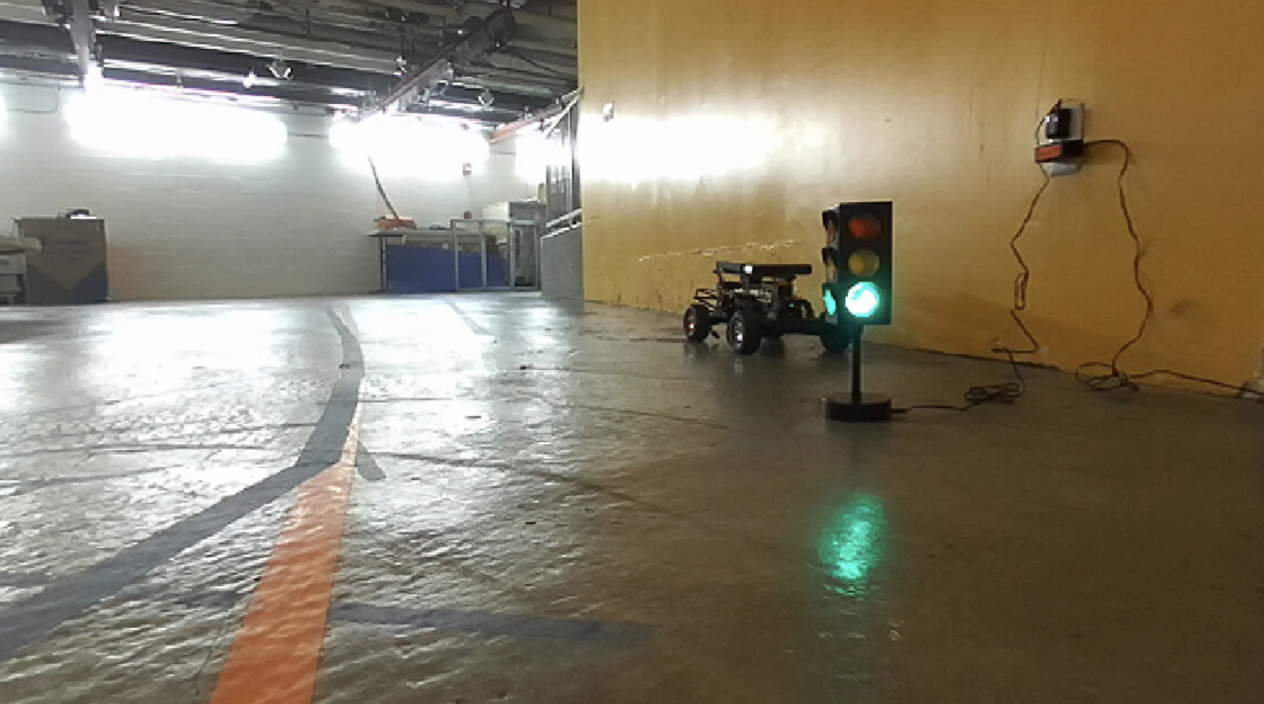
#> input picture datasets/traffic_lights/green_10.png, 2528 x 1408 px, given in place of output.mp4, which was not available (shown at 1/2 size)
$ python hough_transform_testing.py
#> lines starting #> are read from the running program, lines starting #| are printed output that depends on the picture; after the words box and inside, x2 and y2 are one past the last pixel; in counts of white or black regions, pixels touching at a corner belong together; long printed decimals are rounded; pictures that were not available may be replaced by others from this repository, and a replacement may not be noted
"""
@file hough_lines.py
@brief This program demonstrates line finding with the Hough transform
"""
import sys
import math
import cv2 as cv
import numpy as np

lookahead_dist = 2.0 # meters
lookahead_pt_history = np.tile([lookahead_dist, 0.0], (20, 1))

def compute_weighted_lookahead(lookahead_pt_history, new_lookahead_point):

    # TODO: if the most recently computed point is very far from the rest, don't use the raw calculation

    lookahead_pt_history = np.roll(lookahead_pt_history, 1, axis=0)
    lookahead_pt_history[0] = new_lookahead_point

    weights = np.ones(20) * (0.4 / 17)  # Remaining 17 entries share 0.4
    weights[0] = 0.3  # Newest
    weights[1] = 0.2  # 2nd newest
    weights[2] = 0.1  # 3rd newest

    weighted_point = np.sum(lookahead_pt_history * weights[:, np.newaxis], axis=0)
    return weighted_point


def skeletonize(image):
    # Ensure the image is grayscale
    if len(image.shape) == 3:
        image = cv.cvtColor(image, cv.COLOR_BGR2GRAY)

    # Ensure image is binary (black and white)
    _, binary = cv.threshold(image, 127, 255, cv.THRESH_BINARY)
    # Skeletonize using OpenCV's thinning function
    skeleton = np.zeros_like(binary)
    skeleton = cv.ximgproc.thinning(binary, skeleton, thinningType = cv.ximgproc.THINNING_GUOHALL)

    # # Display the skeletonized image
    # cv.imshow("skeletonized image", skeleton)
    # cv.waitKey(0)  # Wait indefinitely for a key press
    # cv.destroyAllWindows()  # Close all OpenCV windows

    return skeleton  # Return the skeletonized image

def edges_clean(image):
    hsv = cv.cvtColor(image, cv.COLOR_BGR2HSV)
    # Define white color range in HSV
    lower_white = np.array([0, 0, 150], dtype=np.uint8)
    upper_white = np.array([180, 25, 255], dtype=np.uint8)
    # Create mask for white color
    hsv[:np.shape(hsv)[0]//3,:] = 255
    mask_initial = cv.inRange(hsv, lower_white, upper_white)
    _, mask = cv.threshold(mask_initial, 127, 255, cv.THRESH_BINARY)

    # Apply erosion to thin thick lines slightly
    kernel = cv.getStructuringElement(cv.MORPH_RECT, (1, 1))
    thinned_mask = skeletonize(mask)#cv.erode(mask, kernel, iterations=1)

    # print("height, width of original image:", np.shape(thinned_mask))
    # Crop the lower part of the image
    # cropped_dst = thinned_mask[np.shape(thinned_mask)[0]//3:, :]
    # cropped_dst = mask[len(mask[0])//5:, :]

    # Convert to BGR for visualization # was last 50
    linesP = cv.HoughLinesP(thinned_mask, 1, np.pi / 180, 50, None, 100, 20) # TODO: Tune these numbers if needed

    # # For visualization only:
    cdstP_vis = cv.cvtColor(thinned_mask, cv.COLOR_GRAY2BGR)
    if linesP is not None:
        for i in range(0, len(linesP)):
            l = linesP[i][0]
            cv.line(cdstP_vis, (l[0], l[1]), (l[2], l[3]), (255,0,0), 1, cv.LINE_AA)

    # cv.imshow("Detected Lines (in red) - Probabilistic Line Transform", cdstP_vis)
    # cv.waitKey()
    # return 0
    return cdstP_vis, linesP


def compute_lane_edges(lines, image_width, image_height, image):
    # lines shape: (N, 1, 4), where 4 = (x1, y1, x2, y2)
    lines = np.squeeze(lines)  # (N, 4)

    # Compute horizontal spread (|x2 - x1|) for all lines
    x1 = lines[:, 0]
    x2 = lines[:, 2]
    y1 = lines[:, 1]
    y2 = lines[:, 3]

    # TODO: how should we handle case where y2-y1 = 0?
    # Should replace that intercept with inf

    # if np.any(abs(x1-x2) < 0.001):
    #     intercept_to_robot = np.avg(x1)
    # else:
    dx = x1 - x2
    dy = y1 - y2
    # Create mask for non-horizontal lines (dy >= 5)
    non_horizontal_mask = (abs(dy) >= 5)
    # Filter out horizontal lines
    lines = lines[non_horizontal_mask]
    dx = dx[non_horizontal_mask]
    dy = dy[non_horizontal_mask]
    x1 = x1[non_horizontal_mask]
    y1 = y1[non_horizontal_mask]
    y2 = y2[non_horizontal_mask]

    non_vertical_mask = (abs(dx) >= 5)

    lines = lines[non_vertical_mask]
    dx = dx[non_vertical_mask]
    dy = dy[non_vertical_mask]
    x1 = x1[non_vertical_mask]
    y1 = y1[non_vertical_mask]
    y2 = y2[non_vertical_mask]

    slope = np.divide(dy, dx)

    vertical_enough_mask = (abs(slope) > 0.2)

    lines = lines[vertical_enough_mask]
    dx = dx[vertical_enough_mask]
    dy = dy[vertical_enough_mask]
    x1 = x1[vertical_enough_mask]
    y1 = y1[vertical_enough_mask]
    y2 = y2[vertical_enough_mask]
    slope = slope[vertical_enough_mask]


    # intercept_to_robot describes the x intercept at the bottom of the image
    # i.e. where vertically does the line reach the camera?
    intercept_to_robot = (np.divide(image_height - y1, slope) + x1)
    score = np.abs(image_width/2 - intercept_to_robot)
    max_index = np.argmin(score)

    if (intercept_to_robot[max_index] < image_width/2):
        is_left = 1
    else:
        is_left = 0

    closest_line = lines[max_index]

    # # Get the two lines
    # closest_lines = vertical_lines[closest_indices]
    if closest_line is not None:
        # for i in range(0, len(closest_line)):
        #     l = closest_line
        cv.line(image, (closest_line[0], closest_line[1]), (closest_line[2], closest_line[3]), (255,0,255), 2, cv.LINE_AA)
    # cv.imshow("Detected Lines (in red) - Probabilistic Line Transform", image)
    # cv.waitKey()
    # return 0
    closest_line = np.array(([closest_line[0], closest_line[1]], [closest_line[2], closest_line[3]]))


    return closest_line, is_left, image  # shape (2, 4)

def create_homography_matrix():
    # PTS_IMAGE_PLANE = [[544, 257], [155, 207], [304, 196], [545, 193], [237, 177], [269, 196], [398, 168]]
    PTS_IMAGE_PLANE = [[408, 333], [287, 215], [214, 219], [237, 190], [376, 192], [462, 231], [469, 203]]
    # PTS_GROUND_PLANE = [[26.25, -14.5], [44.75, 21], [61, 2.25], [96.75, 17.75], [58.5, -38.25] ,[120.75,12.25], [123, -31.75]]  # dummy points
    PTS_GROUND_PLANE = [[37.5, -3.5], [107, 15], [100, 35.5], [174, 26.75], [164.5, -22.5] ,[87, -29.5], [134.5, -51.5]]  # dummy points

    METERS_PER_CM = 0.01

    METERS_PER_INCH = 0.0254

    if not len(PTS_GROUND_PLANE) == len(PTS_IMAGE_PLANE):
        print(
            "ERROR: PTS_GROUND_PLANE and PTS_IMAGE_PLANE should be of same length"
        )

    # Initialize data into a homography matrix

    np_pts_ground = np.array(PTS_GROUND_PLANE)
    np_pts_ground = np_pts_ground * METERS_PER_CM
    np_pts_ground = np.float32(np_pts_ground[:, np.newaxis, :])

    np_pts_image = np.array(PTS_IMAGE_PLANE)
    np_pts_image = np_pts_image * 1.0
    np_pts_image = np.float32(np_pts_image[:, np.newaxis, :])
    homography, err = cv.findHomography(np_pts_image, np_pts_ground)
    print("Homography Transformer Initialized")
    return homography

def transform_homography(homography, point):
    u = point[0]
    v = point[1]
    homogeneous_point = np.array([[u], [v], [1]])
    xy = np.dot(homography, homogeneous_point)
    scaling_factor = 1.0 / xy[2, 0]
    homogeneous_xy = xy * scaling_factor
    x = homogeneous_xy[0, 0]
    y = homogeneous_xy[1, 0]

    # remember that x and y are reversed to be in the car frame
    return x, y

# [17 lines left out: function determine_midline, not called in this run]

def determine_lookahead_point(p1x, p1y, p2x, p2y, is_left):
    # assume the points have been transformed into robot frame using homography matrix already
    slope = (p2y - p1y) / (p2x - p1x)
    y_intercept = slope * (lookahead_dist - p1x) + p1y
    if is_left:
        offset = -0.25
    else:
        offset = 0.25
    lookahead_point = [lookahead_dist, y_intercept + offset]
    return lookahead_point

# [13 lines left out: functions viz_lookeahead_pt, viz_midline, not called in this run]


video_path = "../output.mp4"
output_path = "test_lines.mp4"

cap = cv.VideoCapture(video_path)

# Get video properties
fps = cap.get(cv.CAP_PROP_FPS)
width  = int(cap.get(cv.CAP_PROP_FRAME_WIDTH))
height = int(cap.get(cv.CAP_PROP_FRAME_HEIGHT))

# Define the codec and create VideoWriter object
fourcc = cv.VideoWriter_fourcc(*'mp4v')  # or use 'XVID' or 'avc1'
out = cv.VideoWriter(output_path, fourcc, fps, (width, height))

homography = create_homography_matrix()
inv_homography = np.linalg.inv(homography)

while cap.isOpened():
    ret, frame = cap.read()
#> frame is the input picture: shape (1408, 2528, 3); mean B, G, R 105, 124.8, 133.7
    if not ret:
        break

    cdstP, linesP = edges_clean(frame)
#> in edges_clean, `mask_initial = cv.inRange(hsv, lower_white, upper_white)`:
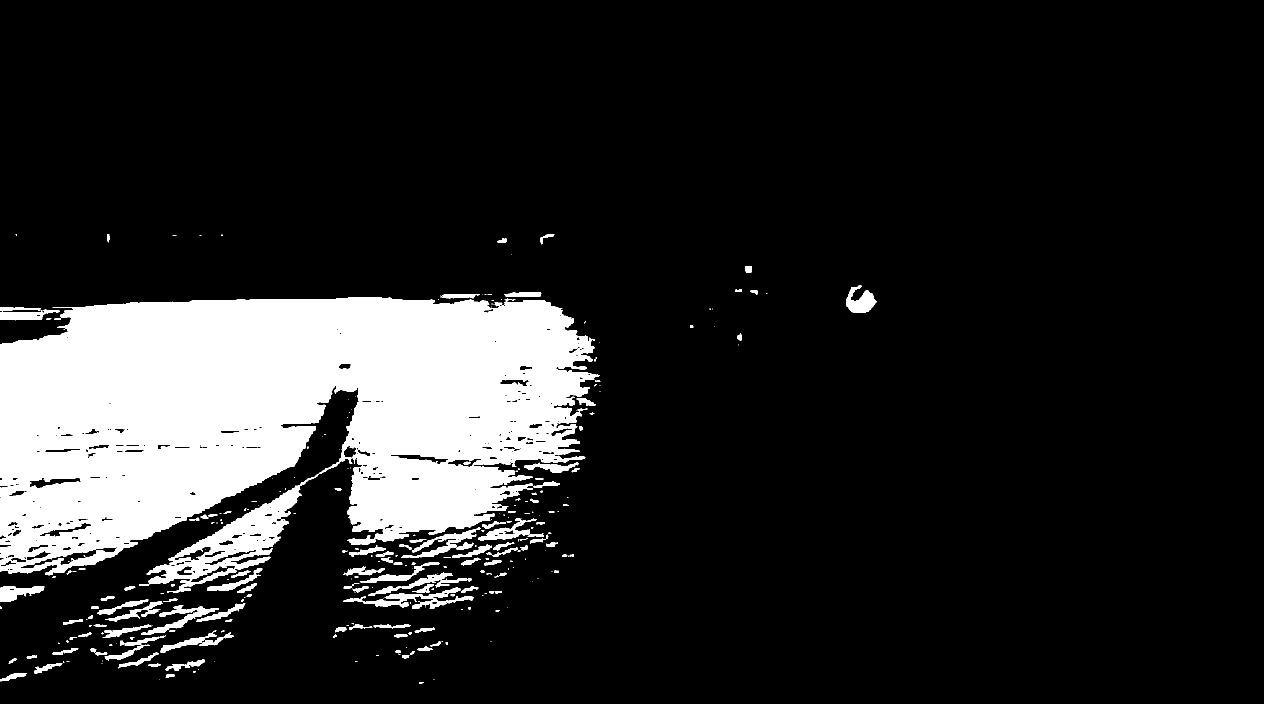
#> mask_initial: shape (1408, 2528) (shown at 1/2 size); 14.6% white; 307 white regions (168 under 20 px), largest, box (x1, y1, x2, y2) and area: (0, 594, 1200, 1185) 479405, (686, 1174, 948, 1218) 3162, (802, 1054, 962, 1116) 2255
#> in skeletonize, `skeleton = cv.ximgproc.thinning(binary, skeleton, thinningType = cv.xi..`:
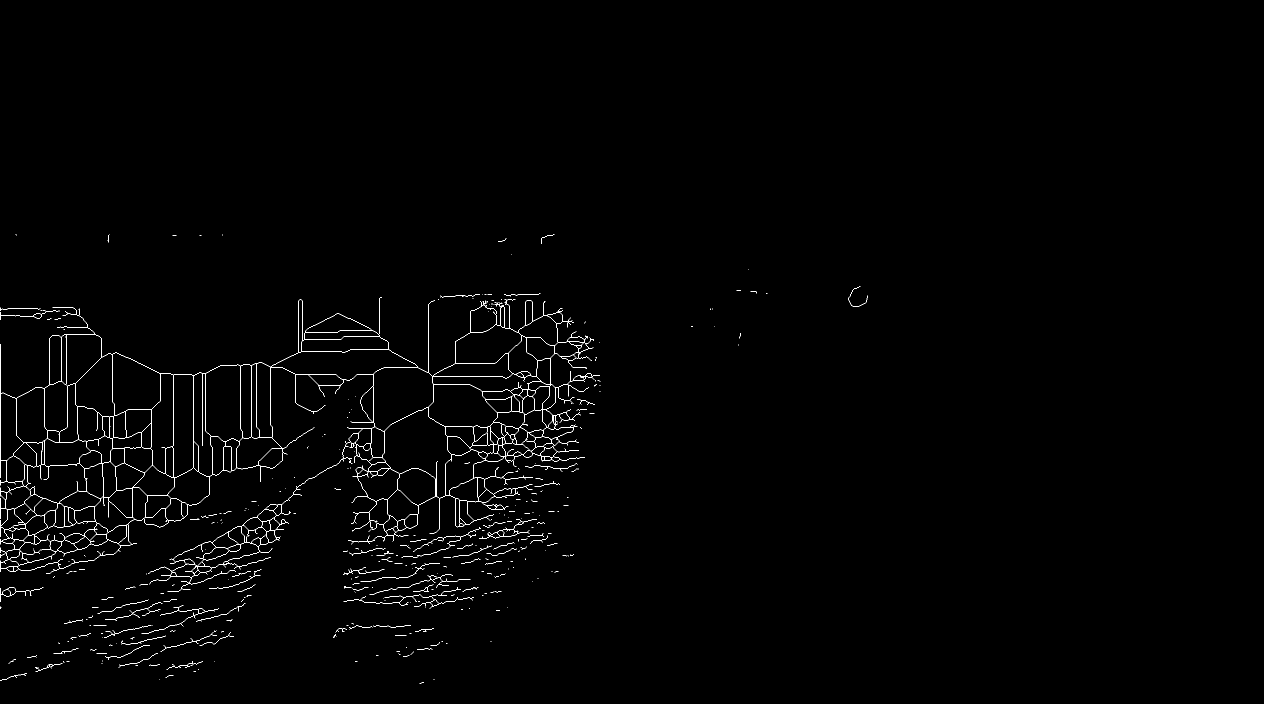
#> skeleton: shape (1408, 2528) (shown at 1/2 size); 0.82% white in thin lines or dots, all inside (x1, y1, x2, y2) = (0, 469, 1736, 1367)
#> in edges_clean, `linesP = cv.HoughLinesP(thinned_mask, 1, np.pi / 180, 50, None, 100, 20)`: linesP = 31 rows, first 6: [0, 1143, 0, 688], [387, 935, 387, 751], [502, 873, 502, 731], [346, 896, 346, 750], [857, 745, 857, 608], [405, 890, 405, 747]
#> the loop in edges_clean, `for i in range(0, len(linesP)):` made 31 passes
#> after the loop in edges_clean, `for i in range(0, len(linesP)):`:
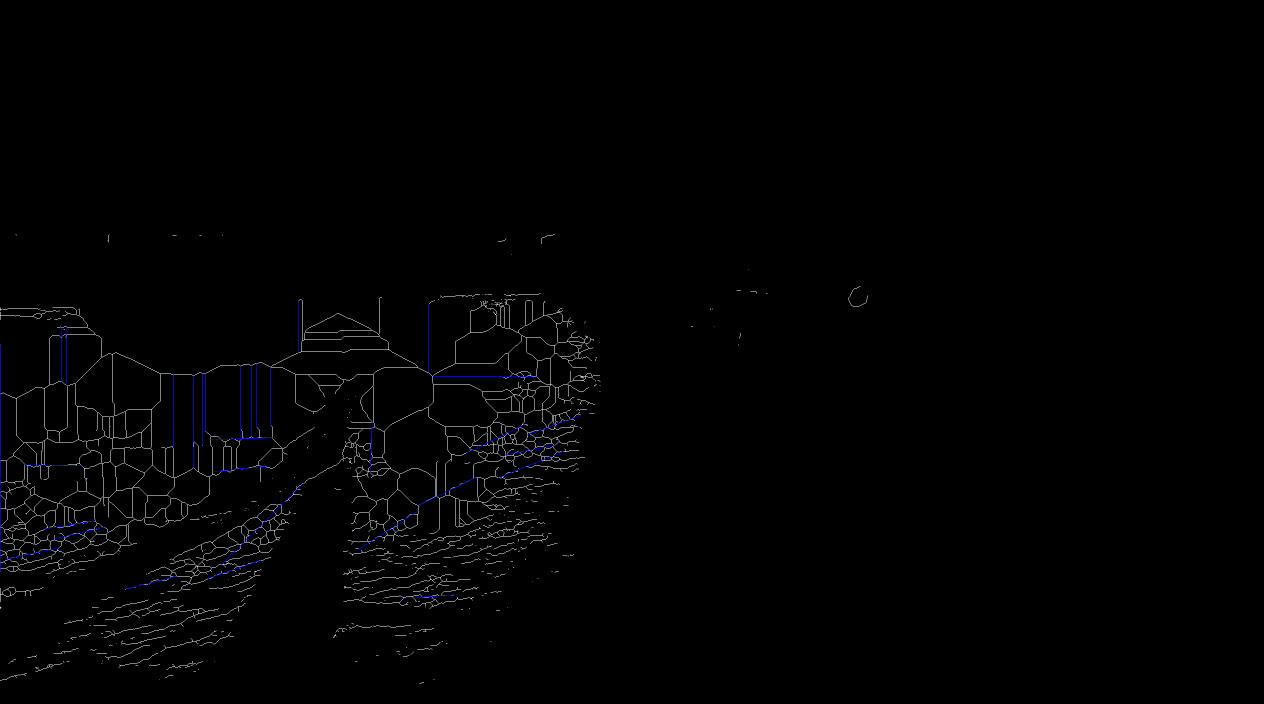
#> cdstP_vis: shape (1408, 2528, 3) (shown at 1/2 size); mean B, G, R 2.3, 1.9, 1.9
    display_frame = frame.copy()

    if linesP is not None:
        try:
            closest_line, is_left, image = compute_lane_edges(linesP, width, height, display_frame)
#> in compute_lane_edges, `lines = np.squeeze(lines)`: lines has the same summary as linesP in edges_clean
#> in compute_lane_edges, `x1 = lines[:, 0]`: x1 = 31 values, max 1054 at index 25, min 0 at index 0, mean 499.1
#> in compute_lane_edges, `x2 = lines[:, 2]`: x2 = 31 values, max 1161 at index 25, min 0 at index 0, mean 564.1
#> in compute_lane_edges, `y1 = lines[:, 1]`: y1 = 31 values, max 1196 at index 29, min 705 at index 8, mean 944.1
#> in compute_lane_edges, `y2 = lines[:, 3]`: y2 = 31 values, max 1189 at index 29, min 602 at index 8, mean 855.5
#> in compute_lane_edges, `dx = x1 - x2`: dx = 31 values, max 0 at index 0, min -208 at index 11, mean -65.03
#> in compute_lane_edges, `dy = y1 - y2`: dy = 31 values, max 455 at index 0, min -2 at index 18, mean 88.58
#> in compute_lane_edges, `lines = lines[non_horizontal_mask]`: lines = 28 rows, first 6: [0, 1143, 0, 688], [387, 935, 387, 751], [502, 873, 502, 731], [346, 896, 346, 750], [857, 745, 857, 608], [405, 890, 405, 747]
#> in compute_lane_edges, `dx = dx[non_horizontal_mask]`: dx = 28 values, max 0 at index 0, min -163 at index 15, mean -56.18
#> in compute_lane_edges, `dy = dy[non_horizontal_mask]`: dy = 28 values, max 455 at index 0, min 7 at index 26, mean 98
#> in compute_lane_edges, `x1 = x1[non_horizontal_mask]`: x1 = 28 values, max 1054 at index 22, min 0 at index 0, mean 504.8
#> in compute_lane_edges, `y1 = y1[non_horizontal_mask]`: y1 = 28 values, max 1196 at index 26, min 705 at index 8, mean 953.8
#> in compute_lane_edges, `y2 = y2[non_horizontal_mask]`: y2 = 28 values, max 1189 at index 26, min 602 at index 8, mean 855.8
#> in compute_lane_edges, `lines = lines[non_vertical_mask]`: lines = 14 rows, first 6: [416, 1156, 521, 1120], [837, 1010, 952, 954], [15, 1117, 118, 1095], [443, 1129, 606, 966], [252, 1177, 353, 1152], [425, 943, 530, 932]
#> in compute_lane_edges, `dx = dx[non_vertical_mask]`: dx = [-105, -115, -103, -163, -101, -105, -119, -100, -107, -100, -115, -100, -102, -134]
#> in compute_lane_edges, `dy = dy[non_vertical_mask]`: dy = [36, 56, 22, 163, 25, 11, 77, 23, 39, 19, 56, 16, 7, 54]
#> in compute_lane_edges, `x1 = x1[non_vertical_mask]`: x1 = [416, 837, 15, 443, 252, 425, 717, 108, 1054, 1010, 933, 90, 806, 996]
#> in compute_lane_edges, `y1 = y1[non_vertical_mask]`: y1 = [1156, 1010, 1117, 1129, 1177, 943, 1098, 1077, 869, 909, 905, 1057, 1196, 955]
#> in compute_lane_edges, `y2 = y2[non_vertical_mask]`: y2 = [1120, 954, 1095, 966, 1152, 932, 1021, 1054, 830, 890, 849, 1041, 1189, 901]
#> in compute_lane_edges, `slope = np.divide(dy, dx)`: slope = [-0.343, -0.487, -0.214, -1, -0.248, -0.105, -0.647, -0.23, -0.364, -0.19, -0.487, -0.16, -0.0686, -0.403]
#> in compute_lane_edges, `vertical_enough_mask = (abs(slope) > 0.2)`: vertical_enough_mask = [True, True, True, True, True, False, True, True, True, False, True, False, False, True]
#> in compute_lane_edges, `lines = lines[vertical_enough_mask]`: lines = [[416, 1156, 521, 1120], [837, 1010, 952, 954], [15, 1117, 118, 1095], [443, 1129, 606, 966], [252, 1177, 353, 1152], [717, 1098, 836, 1021], [108, 1077, 208, 1054], [1054, 869, 1161, 830], [933, 905, 1048, 849], [996, 955, 1130, 901]]
#> in compute_lane_edges, `dx = dx[vertical_enough_mask]`: dx = [-105, -115, -103, -163, -101, -119, -100, -107, -115, -134]
#> in compute_lane_edges, `dy = dy[vertical_enough_mask]`: dy = [36, 56, 22, 163, 25, 77, 23, 39, 56, 54]
#> in compute_lane_edges, `x1 = x1[vertical_enough_mask]`: x1 = [416, 837, 15, 443, 252, 717, 108, 1054, 933, 996]
#> in compute_lane_edges, `y1 = y1[vertical_enough_mask]`: y1 = [1156, 1010, 1117, 1129, 1177, 1098, 1077, 869, 905, 955]
#> in compute_lane_edges, `y2 = y2[vertical_enough_mask]`: y2 = [1120, 954, 1095, 966, 1152, 1021, 1054, 830, 849, 901]
#> in compute_lane_edges, `slope = slope[vertical_enough_mask]`: slope = [-0.343, -0.487, -0.214, -1, -0.248, -0.647, -0.23, -0.364, -0.487, -0.403]
#> in compute_lane_edges, `intercept_to_robot = (np.divide(image_height - y1, slope) + x1)`: intercept_to_robot = [-319, 19.68, -1347.4, 164, -681.2, 237.9, -1331.1, -424.8, -99.95, -128.1]
#> in compute_lane_edges, `score = np.abs(image_width/2 - intercept_to_robot)`: score = [1583, 1244.3, 2611.4, 1100, 1945.2, 1026.1, 2595.1, 1688.8, 1363.9, 1392.1]
#> in compute_lane_edges, `max_index = np.argmin(score)`: max_index = 5
#> in compute_lane_edges, `closest_line = lines[max_index]`: closest_line = [717, 1098, 836, 1021]
#> in compute_lane_edges, `closest_line = np.array(([closest_line[0], closest_line[1]], [closest_..`: closest_line = [[717, 1098], [836, 1021]]
#> closest_line = [[717, 1098], [836, 1021]]; is_left = 1
            point1x, point1y = transform_homography(homography, closest_line[0])
#> in transform_homography, `u = point[0]`: u = 717
#> in transform_homography, `v = point[1]`: v = 1098
#> in transform_homography, `homogeneous_point = np.array([[u], [v], [1]])`: homogeneous_point = [717, 1098, 1]
#> in transform_homography, `xy = np.dot(homography, homogeneous_point)`: xy = [0.0219, -0.241, -6.6]
#> in transform_homography, `scaling_factor = 1.0 / xy[2, 0]`: scaling_factor = -0.152
#> in transform_homography, `homogeneous_xy = xy * scaling_factor`: homogeneous_xy = [-0.00332, 0.0365, 1]
#> in transform_homography, `x = homogeneous_xy[0, 0]`: x = -0.00332
#> in transform_homography, `y = homogeneous_xy[1, 0]`: y = 0.0365
#> point1x = -0.00332; point1y = 0.0365
            point2x, point2y = transform_homography(homography, closest_line[1])
#> point2x = 0.00621; point2y = 0.00116
            lane_line = np.array(([point1x, point1y], [point2x, point2y]))
#> lane_line = [[-0.00332, 0.0365], [0.00621, 0.00116]]
            lookahead_pt = determine_lookahead_point(point1x, point1y, point2x, point2y, is_left)
#> in determine_lookahead_point, `slope = (p2y - p1y) / (p2x - p1x)`: slope = -3.71
#> in determine_lookahead_point, `y_intercept = slope * (lookahead_dist - p1x) + p1y`: y_intercept = -7.39
#> in determine_lookahead_point, `lookahead_point = [lookahead_dist, y_intercept + offset]`: lookahead_point = [2, -7.64]
#> lookahead_pt = [2, -7.64]
            print(lookahead_pt)
#| [2.0, -7.643]
            weighted_lookahead = compute_weighted_lookahead(lookahead_pt_history, lookahead_pt)
#> weighted_lookahead = [2, -2.29]
            pixel_1x, pixel_1y = transform_homography(inv_homography, weighted_lookahead)
#> pixel_1x = 794.7; pixel_1y = 184.1
            cv.circle(image, (int(round(pixel_1x)), int(round(pixel_1y))), radius=5, color=(0, 255, 0), thickness=-1)
#> image: shape (1408, 2528, 3); mean B, G, R 105, 124.7, 133.7
        except Exception as e:
            print("Error processing frame:", e)

    out.write(display_frame)
    cv.imshow("Midline", display_frame)

    if cv.waitKey(1) == 27:  # ESC to break
#> (key Esc is pressed here)
        break

cap.release()
out.release()
cv.destroyAllWindows()


# [11 lines of commented-out code are left out]
